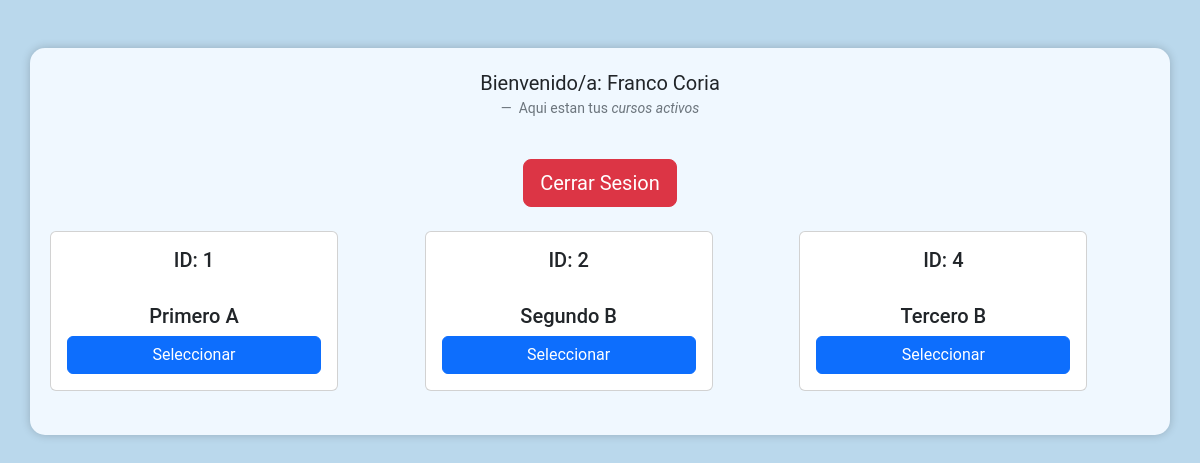
/profesor/principalProfe.php (signed in), run on the app's committed database.
### tables this page shows
CREATE TABLE `profesores` (
  `id_profesor` int(11) NOT NULL,
  `nombre` varchar(50) NOT NULL,
  `apellido` varchar(50) NOT NULL,
  `correo` varchar(50) NOT NULL,
  `usuario` varchar(50) NOT NULL,
  `contraseña` varchar(50) NOT NULL,
  `id_sexo` int(11) NOT NULL,
  `id_estado` int(11) NOT NULL
);

CREATE TABLE `curso_profe` (
  `id_cp` int(11) NOT NULL,
  `id_profesor` int(11) NOT NULL,
  `id_curso` int(11) NOT NULL,
  `id_estado` int(11) NOT NULL
);

CREATE TABLE `curso` (
  `id_curso` int(11) NOT NULL,
  `tipo` varchar(50) NOT NULL,
  `nivel` int(11) NOT NULL
);

### profesor/principalProfe.php (the view, shortened to what this page needs)
<?php
$conn = mysqli_connect("localhost", "root", "", "gestion_calificaciones");
$querypa = "SELECT * FROM profesores WHERE usuario = " . $_SESSION["username"];
$resultado = mysqli_query($conn, $querypa);
while ($a = mysqli_fetch_array($resultado)) {
    $id_profesor = $a["id_profesor"];
    $nombre = $a["nombre"];
    $apellido= $a["apellido"];
}
$sql = "SELECT cp.id_cp, cp.id_curso, x.tipo
        FROM curso_profe cp
        INNER JOIN profesores p ON cp.id_profesor = p.id_profesor
        INNER JOIN curso x ON cp.id_curso = x.id_curso
        INNER JOIN estado e ON cp.id_estado = e.id_estado
        WHERE p.id_profesor = $id_profesor AND e.tipo = 'activo' ";
$result = mysqli_query($conn, $sql);
?>
<!DOCTYPE html>
<html lang="en">
<head>
    <link rel="stylesheet" href="https://cdn.jsdelivr.net/npm/bootstrap@5.3.0-alpha1/dist/css/bootstrap.min.css">
</head>
<br>
<body>
<br>
    <div class="container">
    <figure class="text-center">
        <blockquote class="blockquote">
            <p>Bienvenido/a: <?php echo $nombre. ' ' .$apellido?></p>
        </blockquote>
        <figcaption class="blockquote-footer">
           Aqui estan tus <cite title="Título fuente">cursos activos</cite>
        </figcaption>
    </figure><br>
    <button type="button" class="btn btn-danger btn-lg" onclick="window.location.href='../views/index.php'">Cerrar Sesion</button><br><br>
    <div class="row">
    <?php
    while ($row = mysqli_fetch_assoc($result)) {
        $idCurso = $row['id_curso'];
        $cursoNombre= $row['tipo'];
        ?>
        <div class="col-md-4 mb-4">
            <div class="card" style="width: 18rem;">
                <div class="card-body">
                    <h5 class="card-title" style="text-align: center;">ID: <?php echo $idCurso; ?></h5><br>
                    <h5 class="card-title" style="text-align: center;"><?php echo $cursoNombre; ?></h5>
                    <a href="#" class="btn btn-primary" style="display: flex; justify-content: center;" onclick="seleccionarCurso('<?php echo $idCurso; ?>', '<?php echo $cursoNombre; ?>')">
                        Seleccionar
                    </a>
                </div>
            </div>
        </div>
        <?php
    }
    ?>
  </div>
</div>
</body>
</html>

### profesor/principalProfe.php (style rules this page uses)
body { background-color: #BAD8EC; font-family: "Roboto", sans-serif; text-align: center; }
.container { background-color: aliceblue; margin: auto; padding: 20px; border-radius: 15px; box-shadow: 0 0 10px rgba(0, 0, 0, 0.2); }

### data on the page
profesores: nombre "Franco", apellido "Coria"
curso_profe: id_curso "1", id_curso.tipo "Primero A"
curso_profe: id_curso "2", id_curso.tipo "Segundo B"
curso_profe: id_curso "4", id_curso.tipo "Tercero B"
